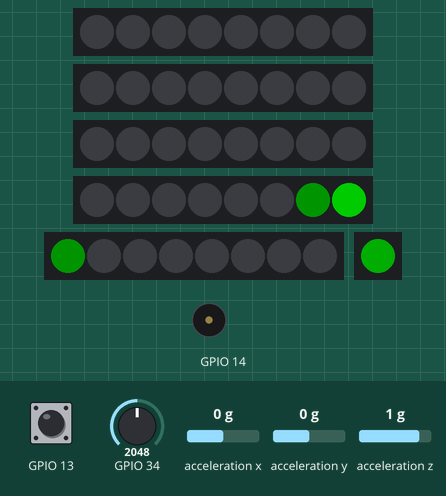
The program below on a simulated ESP32. Shown: 5 × 8 RGB LEDs in strip order, left to right, 1 RGB LEDs in strip order, left to right, buzzer (waves = sounding). Wiring (inferred from the names in the program): MPU-6050 motion sensor at I2C address 0x68. The test bench sets the inputs (shaded band); at power-on: GPIO 13 HIGH, acceleration z 1 g, acceleration x 0 g, acceleration y 0 g, GPIO 34 = 2048. Dim RGB values are drawn brighter than linear; the local clock reads 2024-03-15 10:24:30 at power-on unless the program sets it; what the program prints to the serial monitor is not drawn.

Above: at 1.26 s.
1.3 s: GPIO 13 pulled LOW for 3.2 s
At 2.54 s:
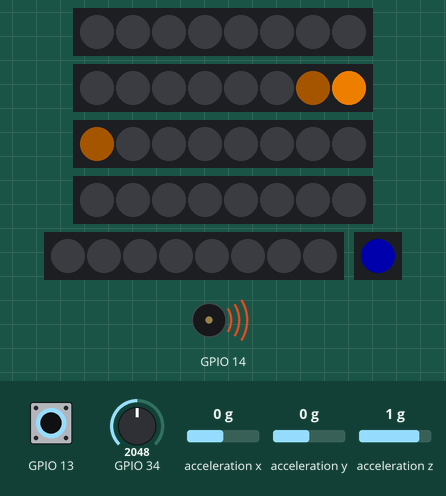
5.1 s: acceleration z set to 0 g
At 5.8 s:
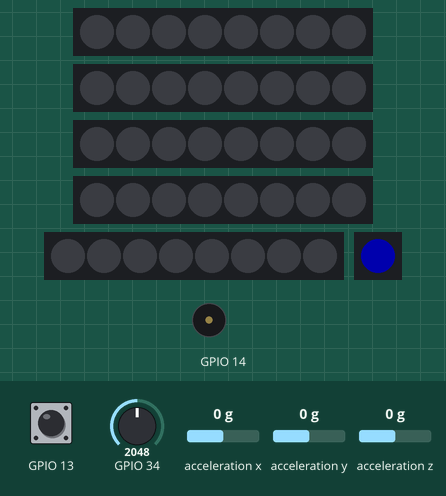
9.3 s: GPIO 13 pulled LOW for 3.2 s
At 12.4 s:
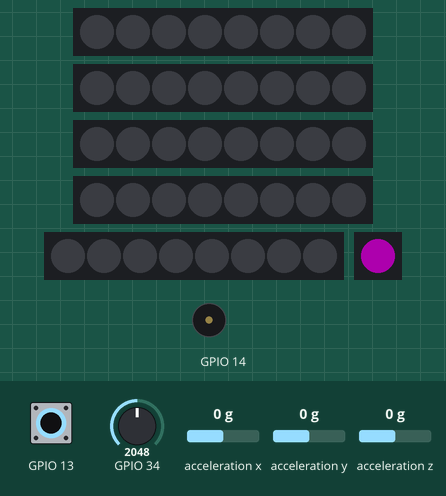
16.7 s: GPIO 13 pulled LOW for 1 s
At 19.0 s:
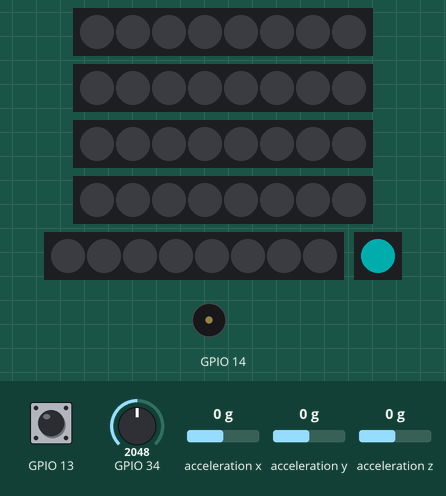
19.8 s: acceleration x set to -1.4 g
At 21.87 s:
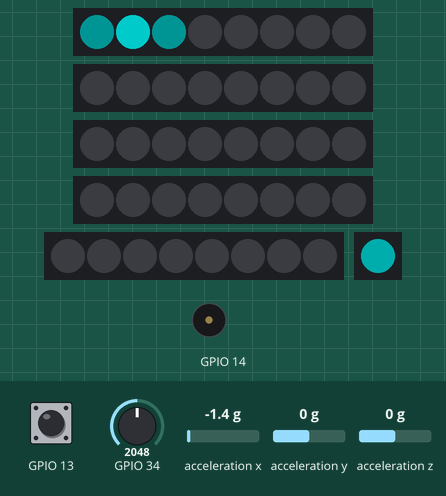
22.3 s: acceleration y set to -1.4 g
At 23.3 s:
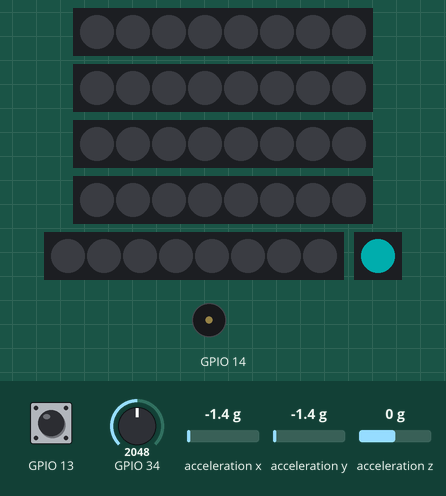
Timing chart, 0 to 25.3 s (numbered marks = the images above; inputs shaded):
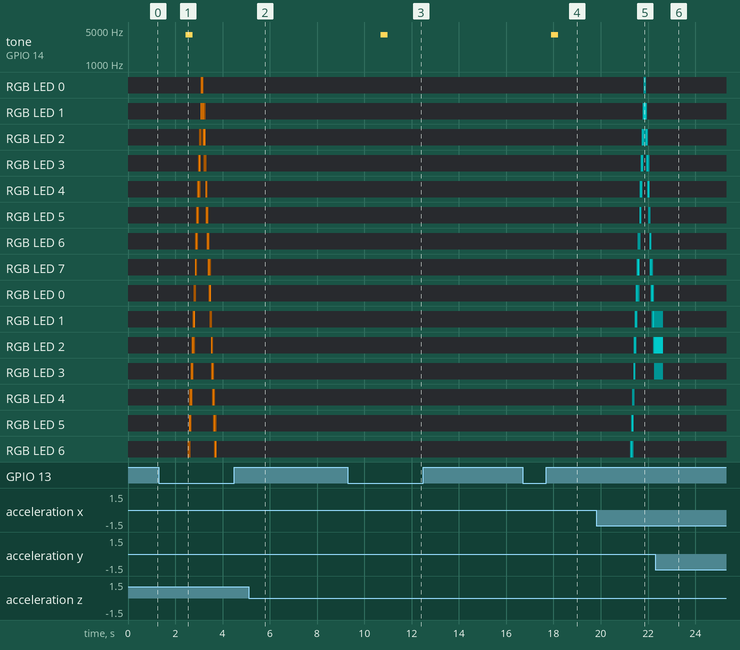

Measured:
- after the input at 1.3 s, tone on GPIO 14: silent → 4000 Hz after 1.1 s, → silent 0.30 s later
- after the input at 5.1 s, the LEDs: change after 0.35 s (image 2)
- after the input at 9.3 s, tone on GPIO 14: silent → 4000 Hz after 1.4 s, → silent 0.30 s later
- after the input at 16.7 s, tone on GPIO 14: silent → 4000 Hz after 1.2 s, → silent 0.30 s later
- after the input at 19.8 s, the LEDs: first change after 0.90 s (image 5 shows a later state)
- after the input at 22.3 s, the LEDs: change after 0.34 s (image 6)

The program:

main.cpp
```cpp
#include <Arduino.h>
#include <OneButton.h>
#include "Config.h"
#include "DisplayDriver.h"
#include "NetworkManager.h"
#include "ImageGallery.h"
#include "ChineseText.h"
#include "MPU6050Manager.h"

// ==========================================
// 全局变量实体化
// ==========================================
volatile SystemMode currentMode = MODE_PICTURE;
volatile int currentImgIdx = 0;
volatile uint8_t globalBright =200;
volatile unsigned long lastTriggerTime = 0;
volatile int currentVolumeLevel = 0;

float batteryVoltage = 0.0;
String timeString = "WAIT...";
String serialInputString = "";       // 串口输入字符串
bool serialStringUpdated = false;    // 串口字符串更新标志

bool useMPU6050 = false;           // 传感器选择标志
MPU6050Manager mpu6050;            // MPU6050 管理器实例

TaskHandle_t DisplayTaskHandle = NULL;
TaskHandle_t LogicTaskHandle = NULL;
OneButton button(PIN_BUTTON, true, true);

// ==========================================
// 功能支持函数
// ==========================================
void beep(int freq, int duration) { tone(PIN_BUZZER, freq, duration); }

void readBatteryVoltage() {
    uint32_t pin_mV = analogReadMilliVolts(PIN_BATT);
    // 这里的 7.191 请根据你实测万用表后计算出的真实分压比替换
    float rawVoltage = (pin_mV * 7.191) / 1000.0;

    if (batteryVoltage == 0.0) batteryVoltage = rawVoltage;
    else batteryVoltage = (batteryVoltage * 0.9) + (rawVoltage * 0.1);
}

void updateStatusLED() {
    RgbColor c(0);
    switch (currentMode) {
        case MODE_CALIBRATE: c = RgbColor(50, 0, 50); break;
        case MODE_VOLTAGE:   c = RgbColor(50, 50, 0); break;
        case MODE_TIME:      c = RgbColor(0, 50, 50); break;
        case MODE_PICTURE:   c = RgbColor(0, 50, 0); break;
        case MODE_CHINESE:   c = RgbColor(0, 0, 50); break;  // 蓝色
        case MODE_SERIAL:    c = RgbColor(50, 0, 50); break;  // 紫色
        case MODE_VU_METER:  c = RgbColor(0, 0, 50); break;  // 蓝色
        case MODE_STANDBY:   c = RgbColor(50, 0, 0); break;
        default: break;
    }
    statusLed.SetPixelColor(0, c);
    statusLed.Show();
}

// ==========================================
// 按键交互
// ==========================================
void handleClick() {
    if (currentMode == MODE_PICTURE) {
        currentImgIdx = (currentImgIdx + 1) % NUM_IMAGES;
        beep(2000, 50);
    } else {
        beep(500, 50);
    }
}

void handleLongPress() {
    currentMode = (SystemMode)((currentMode + 1) % MODE_COUNT);
    updateStatusLED();
    beep(4000, 200); delay(100); beep(4000, 200);
}

// ==========================================
// 硬件中断：震动开关中断 (仅当 MPU6050 不可用时使用)
// ==========================================
void IRAM_ATTR sensorISR() {
    unsigned long now = millis();

    // 250ms 屏蔽窗口期
    if (now - lastTriggerTime > 250) {
        lastTriggerTime = now;

        if (currentMode != MODE_STANDBY) {
            BaseType_t xWoken = pdFALSE;
            vTaskNotifyGiveFromISR(DisplayTaskHandle, &xWoken);
            if (xWoken) portYIELD_FROM_ISR();
        }
    }
}

// ==========================================
// MPU6050 轮询检测 (在 LogicTask 中调用)
// ==========================================
void checkMPU6050Shake() {
    if (!useMPU6050) return; // 未使用 MPU6050，跳过

    if (mpu6050.detectShake()) {
        unsigned long now = millis();
        lastTriggerTime = now;

        // 串口输出挥动检测信息 (含合加速度)
        Serial.printf("[MPU6050] 检测到挥动! AX=%.2f AY=%.2f AZ=%.2f |MAG|=%.2f\n",
                      mpu6050.getAccelX(), mpu6050.getAccelY(), mpu6050.getAccelZ(),
                      mpu6050.getMagnitude());

        if (currentMode != MODE_STANDBY) {
            // 通知 DisplayTask
            BaseType_t xWoken = pdFALSE;
            vTaskNotifyGiveFromISR(DisplayTaskHandle, &xWoken);
            // 注意：这里不在 ISR 中，不需要 portYIELD
        }
    }
}

void drawFrame() {
    switch (currentMode) {
        case MODE_CALIBRATE:
            for (int col = 0; col < 100; col++) {
                clearAllStrips();
                for (int row = 0; row < 40; row++) {
                    if (row == 0 || row == 39) setPixel(row, DimColor(0xFF0000, globalBright));
                    if (col == 0 || col == 99) setPixel(row, DimColor(0x0000FF, globalBright));
                    if (col == (row * 100 / 40)) setPixel(row, DimColor(0x00FF00, globalBright));
                }
                showAllStrips(); delayMicroseconds(PIXEL_DELAY_US);
            }
            break;

        case MODE_VOLTAGE: {
            char vStr[10]; sprintf(vStr, "V:%.2fV", batteryVoltage);
            drawText(String(vStr), DimColor(0xFFFF00, globalBright));
            break;
        }

        case MODE_TIME:
            drawText(timeString, DimColor(0x00FFFF, globalBright));
            break;

        case MODE_PICTURE:
            for (int col = 0; col < 100; col++) {
                for (int row = 0; row < 40; row++) {
                    setPixel(row, DimColor(image_gallery[currentImgIdx][col][row], globalBright));
                }
                showAllStrips(); delayMicroseconds(PIXEL_DELAY_US);
            }
            break;

        case MODE_SERIAL: {
            // 串口输入显示模式：显示串口输入的英文/数字字符串
            String displayStr = serialInputString;
            if (displayStr.length() == 0) displayStr = "WAIT...";
            drawText(displayStr, DimColor(0xFF00FF, globalBright));
            break;
        }

        case MODE_CHINESE: {
            // 【中文模式】：独享 200 列超宽视窗！
            int TEXT_VIEW_WIDTH = 200;

            // 核心黑科技：因为列数翻倍了，如果延时不减半，挥动一次的时间会太长导致图像显示不全。
            // 我们给文字模式单独设置一个缩短的延时（比如原来的二分之一）
            int textDelay = PIXEL_DELAY_US / 2;

            int offset = (millis() / 15) % CHINESE_TEXT_WIDTH;

            // 循环 200 次，画出更宽的画面
            for (int col = 0; col < TEXT_VIEW_WIDTH; col++) {
                int data_col = (offset + col) % CHINESE_TEXT_WIDTH;
                clearAllStrips();
                for (int row = 0; row < 40; row++) {
                    if (chinese_text_data[data_col][row / 8] & (1 << (row % 8))) {
                        setPixel(row, DimColor(0x0000FF, globalBright));
                    }
                }
                showAllStrips();
                delayMicroseconds(textDelay); // 使用专属的快速延时
            }
            break;
        }

        case MODE_VU_METER: {
            for (int col = 0; col < 100; col++) {
                clearAllStrips();
                for (int row = 39; row >= 40 - currentVolumeLevel; row--) {
                    RgbColor c = (row > 15) ? DimColor(0x00FF00, globalBright) : DimColor(0xFF0000, globalBright);
                    setPixel(row, c);
                }
                showAllStrips(); delayMicroseconds(PIXEL_DELAY_US);
            }
            break;
        }
        case MODE_STANDBY: break;
    }
    clearAllStrips(); showAllStrips();
}

// ==========================================
// Core 1: 专职显卡任务
// ==========================================
void DisplayTask(void *pvParameters) {
    initDisplay();
    updateStatusLED();

    for (;;) {
        uint32_t waved = ulTaskNotifyTake(pdTRUE, pdMS_TO_TICKS(20));

        if (waved > 0) {
            delay(TRIGGER_OFFSET_MS);
            drawFrame();
        } else {
            if (millis() - lastTriggerTime > IDLE_TIMEOUT_MS) {
                if (currentMode != MODE_STANDBY) drawIdleAnimation(currentMode, currentVolumeLevel, globalBright);
                else { clearAllStrips(); showAllStrips(); }
            } else {
                clearAllStrips(); showAllStrips();
            }
        }
    }
}

// ==========================================
// Core 0: 后台管家任务
// ==========================================
void LogicTask(void *pvParameters) {
    pinMode(PIN_BUZZER, OUTPUT);
    analogSetAttenuation(ADC_0db); // 启用0dB最高精度ADC，配合 analogReadMilliVolts

    button.attachClick(handleClick);
    button.attachLongPressStart(handleLongPress);
    initNetworkAndTime();

    unsigned long last1sTimer = 0;

    for (;;) {
        button.tick();

        // MPU6050 挥动检测 (如果使用 MPU6050)
        checkMPU6050Shake();

        // 音频高频采样
        if (currentMode == MODE_VU_METER) {
            int max_v = 0, min_v = 4095;
            unsigned long start = millis();
            while(millis() - start < 10) {
                int v = analogRead(PIN_MIC);
                if(v > max_v) max_v = v;
                if(v < min_v) min_v = v;
            }
            int swing = max_v - min_v;
            if (swing < 150) swing = 0;
            int lvl = map(swing, 150, 2500, 0, 40);
            if (lvl > 40) lvl = 40; if (lvl < 0) lvl = 0;

            if (lvl >= currentVolumeLevel) currentVolumeLevel = lvl;
            else currentVolumeLevel--;
        }

        // 串口数据读取 (在串口模式下持续读取)
        if (currentMode == MODE_SERIAL && Serial.available()) {
            String newStr = Serial.readStringUntil('\n');
            newStr.trim();
            if (newStr.length() > 0) {
                serialInputString = newStr;
                serialStringUpdated = true;
                Serial.printf("[串口] 收到: %s\n", serialInputString.c_str());
            }
        }

        // 1 秒低频任务
        if (millis() - last1sTimer > 1000) {
            last1sTimer = millis();
            readBatteryVoltage();
            updateTime();
        }
        vTaskDelay(pdMS_TO_TICKS(10));
    }
}

// ==========================================
// 初始化
// ==========================================
void setup() {
    Serial.begin(115200);

    // 尝试初始化 MPU6050
    Serial.println("[系统] 正在检测 MPU6050...");
    useMPU6050 = mpu6050.begin();

    if (!useMPU6050) {
        // MPU6050 不可用，使用震动开关
        Serial.println("[系统] MPU6050 未检测到，回退到震动开关模式");
        pinMode(PIN_SENSOR, INPUT_PULLUP);
        attachInterrupt(digitalPinToInterrupt(PIN_SENSOR), sensorISR, FALLING);
    } else {
        // MPU6050 可用，震动开关引脚保持高阻态（不初始化）
        Serial.println("[系统] 使用 MPU6050 检测挥动");
    }

    xTaskCreatePinnedToCore(LogicTask, "LogicTask", 8192, NULL, 1, &LogicTaskHandle, 0);
    xTaskCreatePinnedToCore(DisplayTask, "DisplayTask", 8192, NULL, 2, &DisplayTaskHandle, 1);
}

void loop() { vTaskDelete(NULL); }
```

MPU6050Manager.h
```cpp
#pragma once
#include <Arduino.h>
#include <Wire.h>
#include "Config.h"

// ==========================================
// MPU6050 寄存器地址
// ==========================================
#define MPU6050_ADDR_0       0x68  // AD0 = LOW (默认)
#define MPU6050_ADDR_1       0x69  // AD0 = HIGH
#define MPU6050_WHO_AM_I     0x75
#define MPU6050_PWR_MGMT_1   0x6B
#define MPU6050_ACCEL_XOUT_H 0x3B

// ==========================================
// MPU6050 管理类
// ==========================================
class MPU6050Manager {
private:
    bool m_initialized;
    uint8_t m_deviceAddr;           // 实际检测到的设备地址
    int16_t m_accelX, m_accelY, m_accelZ;
    float m_ax, m_ay, m_az;       // 当前加速度 (g)
    float m_ax_prev, m_ay_prev, m_az_prev; // 上一次加速度 (g)
    unsigned long m_lastShakeTime;

    // 读取 MPU6050 寄存器
    bool readRegister(uint8_t reg, uint8_t *data, size_t len) {
        Wire.beginTransmission(m_deviceAddr);
        Wire.write(reg);
        if (Wire.endTransmission(false) != 0) return false;
        if (Wire.requestFrom(m_deviceAddr, len) != len) return false;
        for (size_t i = 0; i < len; i++) {
            data[i] = Wire.read();
        }
        return true;
    }

    // 写 MPU6050 寄存器
    bool writeRegister(uint8_t reg, uint8_t value) {
        Wire.beginTransmission(m_deviceAddr);
        Wire.write(reg);
        Wire.write(value);
        return Wire.endTransmission(true) == 0;
    }

    // 尝试在指定地址初始化 MPU6050
    bool tryInit(uint8_t addr) {
        m_deviceAddr = addr;

        // 检查 WHO_AM_I
        uint8_t whoami = 0;
        if (!readRegister(MPU6050_WHO_AM_I, &whoami, 1)) {
            return false;
        }

        // WHO_AM_I 寄存器值应为 0x68 (MPU6050 的固定 ID，与 AD0 引脚无关)
        if (whoami != 0x68 && whoami != 0x69) {
            Serial.printf("[MPU6050] 地址 0x%02X: WHO_AM_I=0x%02X 不匹配\n", addr, whoami);
            return false;
        }

        // 唤醒 MPU6050 (清除 SLEEP 位)
        if (!writeRegister(MPU6050_PWR_MGMT_1, 0x00)) {
            Serial.printf("[MPU6050] 地址 0x%02X: 唤醒失败\n", addr);
            return false;
        }

        delay(10);

        // 读取一次初始值作为基准
        updateReadings();
        m_ax_prev = m_ax;
        m_ay_prev = m_ay;
        m_az_prev = m_az;

        Serial.printf("[MPU6050] 在地址 0x%02X 初始化成功！使用 MPU6050 检测挥动\n", addr);
        return true;
    }

public:
    MPU6050Manager() : m_initialized(false), m_deviceAddr(0), m_lastShakeTime(0) {
        m_ax = m_ay = m_az = 0.0f;
        m_ax_prev = m_ay_prev = m_az_prev = 0.0f;
    }

    // 初始化 MPU6050 (自动扫描 0x68 和 0x69)
    bool begin() {
        Wire.begin(PIN_MPU_SDA, PIN_MPU_SCL);
        Wire.setClock(400000); // 400kHz 快速模式

        delay(50); // 等待 MPU6050 上电稳定

        // 先尝试地址 0x68 (AD0 = LOW)
        Serial.println("[MPU6050] 尝试地址 0x68...");
        if (tryInit(MPU6050_ADDR_0)) {
            m_initialized = true;
            return true;
        }

        // 再尝试地址 0x69 (AD0 = HIGH)
        Serial.println("[MPU6050] 尝试地址 0x69...");
        if (tryInit(MPU6050_ADDR_1)) {
            m_initialized = true;
            return true;
        }

        // 两个地址都失败
        Serial.println("[MPU6050] 未检测到设备 (地址 0x68 和 0x69 均无响应)");
        m_initialized = false;
        return false;
    }

    // 更新加速度读数
    void updateReadings() {
        if (!m_initialized) return;

        uint8_t buf[6];
        if (!readRegister(MPU6050_ACCEL_XOUT_H, buf, 6)) return;

        m_accelX = (int16_t)(buf[0] << 8 | buf[1]);
        m_accelY = (int16_t)(buf[2] << 8 | buf[3]);
        m_accelZ = (int16_t)(buf[4] << 8 | buf[5]);

        // 转换为 g (默认 ±2g 量程: 16384 LSB/g)
        m_ax = m_accelX / 16384.0f;
        m_ay = m_accelY / 16384.0f;
        m_az = m_accelZ / 16384.0f;
    }

    // 检测是否发生了挥动
    // 通过比较当前合加速度与静止时合加速度 (1g) 的差异来判断
    bool detectShake() {
        if (!m_initialized) return false;

        unsigned long now = millis();
        if (now - m_lastShakeTime < MPU_SHAKE_COOLDOWN_MS) return false;

        // 读取新值
        updateReadings();

        // 计算合加速度 (矢量长度) = sqrt(ax² + ay² + az²)
        // 静止时合加速度约为 1g (重力)
        float magnitude = sqrt(m_ax * m_ax + m_ay * m_ay + m_az * m_az);

        // 计算与 1g 的偏差绝对值
        float delta = fabs(magnitude - 1.0f);

        // 如果偏差超过阈值，视为挥动
        if (delta > MPU_SHAKE_THRESHOLD) {
            m_lastShakeTime = now;
            // 同时更新上一次值用于调试
            m_ax_prev = m_ax;
            m_ay_prev = m_ay;
            m_az_prev = m_az;
            return true;
        }

        // 更新上一次值
        m_ax_prev = m_ax;
        m_ay_prev = m_ay;
        m_az_prev = m_az;

        return false;
    }

    // 获取当前加速度 (调试用)
    float getAccelX() const { return m_ax; }
    float getAccelY() const { return m_ay; }
    float getAccelZ() const { return m_az; }

    // 获取合加速度 (调试用)
    float getMagnitude() const { return sqrt(m_ax * m_ax + m_ay * m_ay + m_az * m_az); }

    // 获取检测到的设备地址
    uint8_t getDeviceAddress() const { return m_deviceAddr; }

    // 是否已初始化
    bool isInitialized() const { return m_initialized; }
};

// 全局 MPU6050 管理器实例
extern MPU6050Manager mpu6050;
```

NetworkManager.h
```cpp
#pragma once
#include <WiFi.h>
#include <time.h>
#include "Config.h"

const char* ssid = "Redmi K50 Pro";        // 修改为你的WiFi
const char* password = "96886596"; // 修改为你的密码

inline void initNetworkAndTime() {
    Serial.print("Connecting to WiFi");
    WiFi.begin(ssid, password);

    int attempts = 0;
    while (WiFi.status() != WL_CONNECTED && attempts < 20) {
        delay(500); Serial.print("."); attempts++;
    }

    if (WiFi.status() == WL_CONNECTED) {
        Serial.println("\nWiFi Connected!");
        configTime(8 * 3600, 0, "ntp.aliyun.com", "time.pool.aliyun.com");
    } else {
        Serial.println("\nWiFi Failed.");
    }
}

inline void updateTime() {
    struct tm timeinfo;
    // 【核心修复】：加上 10 的参数，最多只等 10ms，绝不阻塞按键任务！
    if (getLocalTime(&timeinfo, 10)) {
        char timeStr[10];
        sprintf(timeStr, "%02d:%02d:%02d", timeinfo.tm_hour, timeinfo.tm_min, timeinfo.tm_sec);
        timeString = String(timeStr);
    } else {
        timeString = "NO SYNC";
    }
}
```

Config.h
```cpp
#pragma once
#include <Arduino.h>

// --- 硬件引脚定义 ---
#define PIN_SENSOR 32       // 震动开关 (后备)
#define PIN_BUTTON 13       // 交互按键
#define PIN_BUZZER 14       // 无源蜂鸣器
#define PIN_STATUS_LED 23   // 独立状态指示灯 (WS2812)
#define PIN_BATT 34         // 电池电压检测 (ADC)
#define PIN_MIC 35          // 麦克风运放输出 (ADC)

// --- MPU6050 I2C 引脚 ---
#define PIN_MPU_SDA 21
#define PIN_MPU_SCL 22

// --- MPU6050 挥动检测参数 ---
const float MPU_SHAKE_THRESHOLD = 0.8;   // 加速度变化阈值 (g)，超过此值视为挥动 (原2.0太灵敏)
const int MPU_SHAKE_COOLDOWN_MS = 250;   // 挥动冷却时间 (毫秒)，与原来的消抖时间一致

// --- 摇摇棒微调参数 ---
const int PIXEL_DELAY_US = 200;    // 单列像素停留时间 (微秒)
const int TRIGGER_OFFSET_MS = 30;  // 触发偏移时间 (毫秒)
const int DEBOUNCE_MS = 100;       // 挥动消抖死区 (毫秒)
const unsigned long IDLE_TIMEOUT_MS = 1000; // 闲置多久进入待机动画 (毫秒)

// --- 系统模式枚举 ---
enum SystemMode {
    MODE_PICTURE,       // 3: 图片
    MODE_CHINESE,       // 4: 中文滚动
    MODE_SERIAL,        // 5: 串口输入显示
    MODE_TIME,          // 2: 时钟
    MODE_VOLTAGE,       // 1: 电压
    MODE_CALIBRATE,     // 0: 校准
    MODE_VU_METER,      // 6: 音频拾音条
    MODE_STANDBY,       // 7: 待机黑屏
    MODE_COUNT          // 模式总数
};

// --- 传感器选择 ---
// 如果 MPU6050 初始化成功，useMPU6050 为 true，否则使用震动开关
extern bool useMPU6050;

// --- 跨文件共享的全局变量 (extern 声明) ---
extern volatile SystemMode currentMode;
extern volatile int currentImgIdx;
extern volatile uint8_t globalBright;
extern volatile unsigned long lastTriggerTime;
extern volatile int currentVolumeLevel;
extern float batteryVoltage;
extern String timeString;
```

Source omitted: AsciiFont.h (data table, 82702 bytes), ChineseText.h (data table, 16264 bytes), ImageGallery.h (203178 bytes), DisplayDriver.h (3910 bytes)
